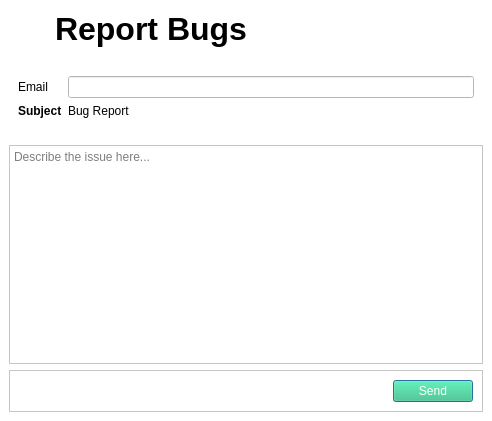
<?xml version="1.0" encoding="UTF-8"?>
<ui version="4.0">
 <class>Dialog</class>
 <widget class="QDialog" name="Dialog">
  <property name="geometry">
   <rect>
    <x>0</x>
    <y>0</y>
    <width>492</width>
    <height>421</height>
   </rect>
  </property>
  <property name="windowTitle">
   <string>Bug Report</string>
  </property>
  <property name="windowIcon">
   <iconset resource="../icons/icons.qrc">
    <normaloff>:/icons/beetle.png</normaloff>:/icons/beetle.png</iconset>
  </property>
  <layout class="QVBoxLayout" name="verticalLayout">
   <property name="spacing">
    <number>0</number>
   </property>
   <property name="leftMargin">
    <number>0</number>
   </property>
   <property name="topMargin">
    <number>0</number>
   </property>
   <property name="rightMargin">
    <number>0</number>
   </property>
   <property name="bottomMargin">
    <number>0</number>
   </property>
   <item>
    <widget class="QFrame" name="frame">
     <property name="styleSheet">
      <string notr="true">background-color: rgb(255, 255, 255);</string>
     </property>
     <property name="frameShape">
      <enum>QFrame::NoFrame</enum>
     </property>
     <property name="frameShadow">
      <enum>QFrame::Raised</enum>
     </property>
     <layout class="QVBoxLayout" name="verticalLayout_2">
      <property name="spacing">
       <number>0</number>
      </property>
      <property name="leftMargin">
       <number>0</number>
      </property>
      <property name="topMargin">
       <number>0</number>
      </property>
      <property name="rightMargin">
       <number>0</number>
      </property>
      <property name="bottomMargin">
       <number>0</number>
      </property>
      <item alignment="Qt::AlignTop">
       <widget class="QFrame" name="frame_5">
        <property name="frameShape">
         <enum>QFrame::NoFrame</enum>
        </property>
        <property name="frameShadow">
         <enum>QFrame::Raised</enum>
        </property>
        <layout class="QHBoxLayout" name="horizontalLayout">
         <item>
          <widget class="QLabel" name="label">
           <property name="minimumSize">
            <size>
             <width>40</width>
             <height>40</height>
            </size>
           </property>
           <property name="maximumSize">
            <size>
             <width>40</width>
             <height>40</height>
            </size>
           </property>
           <property name="text">
            <string/>
           </property>
           <property name="pixmap">
            <pixmap resource="../icons/icons.qrc">:/icons/shield.png</pixmap>
           </property>
           <property name="scaledContents">
            <bool>true</bool>
           </property>
          </widget>
         </item>
         <item>
          <widget class="QLabel" name="label_2">
           <property name="font">
            <font>
             <family>Cantarell</family>
             <pointsize>24</pointsize>
             <weight>75</weight>
             <bold>true</bold>
            </font>
           </property>
           <property name="text">
            <string>Report Bugs</string>
           </property>
          </widget>
         </item>
        </layout>
       </widget>
      </item>
      <item alignment="Qt::AlignTop">
       <widget class="QFrame" name="frame_2">
        <property name="frameShape">
         <enum>QFrame::NoFrame</enum>
        </property>
        <property name="frameShadow">
         <enum>QFrame::Raised</enum>
        </property>
        <layout class="QVBoxLayout" name="verticalLayout_3">
         <item>
          <widget class="QFrame" name="frame_4">
           <property name="frameShape">
            <enum>QFrame::NoFrame</enum>
           </property>
           <property name="frameShadow">
            <enum>QFrame::Raised</enum>
           </property>
           <layout class="QGridLayout" name="gridLayout">
            <item row="0" column="1">
             <widget class="QLineEdit" name="email"/>
            </item>
            <item row="0" column="0">
             <widget class="QLabel" name="label_3">
              <property name="text">
               <string>Email</string>
              </property>
             </widget>
            </item>
            <item row="1" column="0">
             <widget class="QLabel" name="label_4">
              <property name="font">
               <font>
                <weight>75</weight>
                <bold>true</bold>
               </font>
              </property>
              <property name="text">
               <string>Subject</string>
              </property>
             </widget>
            </item>
            <item row="1" column="1">
             <widget class="QLabel" name="label_5">
              <property name="text">
               <string>Bug Report</string>
              </property>
             </widget>
            </item>
           </layout>
          </widget>
         </item>
        </layout>
       </widget>
      </item>
      <item>
       <widget class="QFrame" name="frame_3">
        <property name="frameShape">
         <enum>QFrame::NoFrame</enum>
        </property>
        <property name="frameShadow">
         <enum>QFrame::Raised</enum>
        </property>
        <layout class="QVBoxLayout" name="verticalLayout_4">
         <item>
          <widget class="QTextEdit" name="message">
           <property name="placeholderText">
            <string>Describe the issue here...</string>
           </property>
          </widget>
         </item>
         <item>
          <widget class="QFrame" name="frame_6">
           <property name="frameShape">
            <enum>QFrame::StyledPanel</enum>
           </property>
           <property name="frameShadow">
            <enum>QFrame::Raised</enum>
           </property>
           <layout class="QHBoxLayout" name="horizontalLayout_2">
            <item>
             <spacer name="horizontalSpacer">
              <property name="orientation">
               <enum>Qt::Horizontal</enum>
              </property>
              <property name="sizeHint" stdset="0">
               <size>
                <width>40</width>
                <height>20</height>
               </size>
              </property>
             </spacer>
            </item>
            <item>
             <widget class="QPushButton" name="send">
              <property name="styleSheet">
               <string notr="true">background-color: rgb(46, 194, 126);
color: rgb(255, 255, 255);</string>
              </property>
              <property name="text">
               <string>Send</string>
              </property>
             </widget>
            </item>
           </layout>
          </widget>
         </item>
        </layout>
       </widget>
      </item>
     </layout>
    </widget>
   </item>
  </layout>
 </widget>
 <resources>
  <include location="../icons/icons.qrc"/>
  <include location="files/resources/icons/icons.qrc"/>
 </resources>
 <connections/>
</ui>
